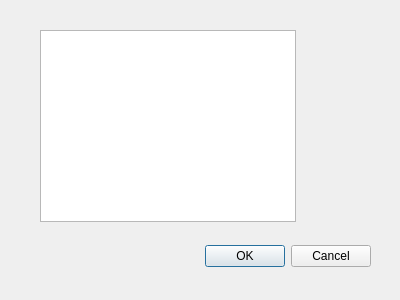
<?xml version="1.0" encoding="UTF-8"?>
<ui version="4.0">
 <class>RandMovi</class>
 <widget class="QDialog" name="RandMovi">
  <property name="geometry">
   <rect>
    <x>0</x>
    <y>0</y>
    <width>400</width>
    <height>300</height>
   </rect>
  </property>
  <property name="windowTitle">
   <string>Dialog</string>
  </property>
  <widget class="QDialogButtonBox" name="buttonBox">
   <property name="geometry">
    <rect>
     <x>30</x>
     <y>240</y>
     <width>341</width>
     <height>32</height>
    </rect>
   </property>
   <property name="orientation">
    <enum>Qt::Horizontal</enum>
   </property>
   <property name="standardButtons">
    <set>QDialogButtonBox::Cancel|QDialogButtonBox::Ok</set>
   </property>
  </widget>
  <widget class="QTableView" name="tableView">
   <property name="geometry">
    <rect>
     <x>40</x>
     <y>30</y>
     <width>256</width>
     <height>192</height>
    </rect>
   </property>
  </widget>
 </widget>
 <resources/>
 <connections>
  <connection>
   <sender>buttonBox</sender>
   <signal>accepted()</signal>
   <receiver>RandMovi</receiver>
   <slot>accept()</slot>
   <hints>
    <hint type="sourcelabel">
     <x>248</x>
     <y>254</y>
    </hint>
    <hint type="destinationlabel">
     <x>157</x>
     <y>274</y>
    </hint>
   </hints>
  </connection>
  <connection>
   <sender>buttonBox</sender>
   <signal>rejected()</signal>
   <receiver>RandMovi</receiver>
   <slot>reject()</slot>
   <hints>
    <hint type="sourcelabel">
     <x>316</x>
     <y>260</y>
    </hint>
    <hint type="destinationlabel">
     <x>286</x>
     <y>274</y>
    </hint>
   </hints>
  </connection>
 </connections>
</ui>
